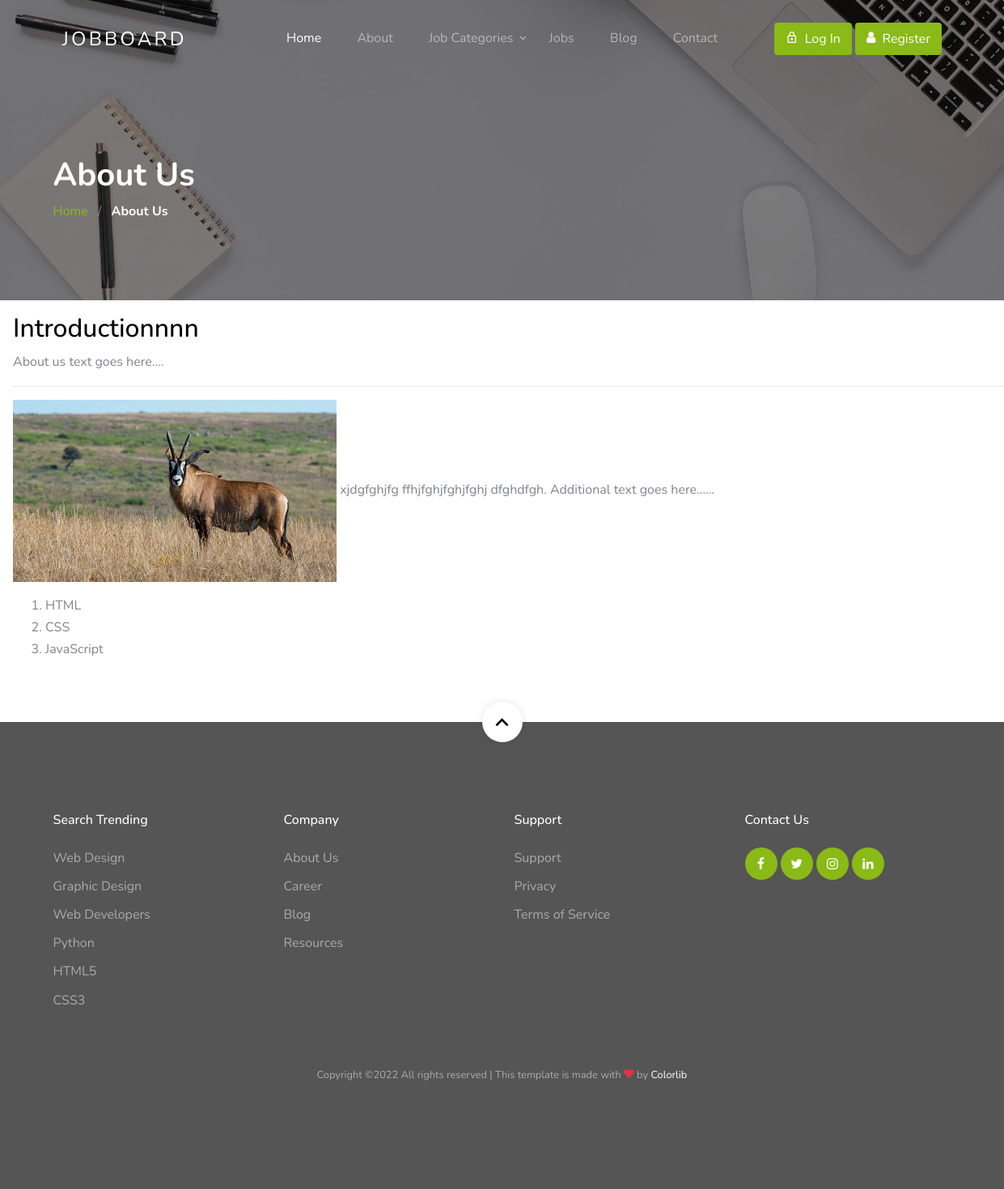
Screenshot of /info/about with the database file from the repository.
### information/models.py (models this page shows, shortened)
class Information(models.Model):
    title = models.CharField(max_length=255)
    section = models.ForeignKey(Section, on_delete=models.CASCADE, default=1)
    details = RichTextUploadingField()
    status = models.BooleanField(default=True)

### information/views.py (the view)
# urls.py: path('about', views.show_about, name='about'),
def show_about(request):
    information = Information.objects.filter(section__title='About')
    return render(request, 'about.html', {'information': information})

### jobs/context_processors.py (called while the page is built)
def get_categories(request):
    categories = Category.objects.all()
    return {'categories': categories, 'MEDIA_URL': MEDIA_URL}

### templates/about.html
{% extends 'base.html' %}
{% load static %}
{% block content %}
<section class="section-hero overlay inner-page bg-image"
         style="background-image: url('{% static 'theme/images/hero_1.jpg' %}');"
         id="home-section">
    <div class="container">
        <div class="row">
            <div class="col-md-7">
                <h1 class="text-white font-weight-bold">About Us</h1>
                <div class="custom-breadcrumbs">
                    <a href="#">Home</a> <span class="mx-2 slash">/</span>
                    <span class="text-white"><strong>About Us</strong></span>
                </div>
            </div>
        </div>
    </div>
</section>
<section class="row">
    {% for i in information %}
        <div class="col-12 m-3">
            <h2>{{ i.title }}</h2>
            {{ i.details|safe }}
        </div>
    {% endfor %}
</section>
{% endblock %}

### static/theme/css/style.css (style rules this page uses)
body { font-weight: 400; font-size: 1rem; line-height: 1.7; position: relative; }
body:after { content: ""; position: absolute; top: 0; left: 0; right: 0; bottom: 0; background: rgba(0, 0, 0, 0.7); z-index: 100; opacity: 0; visibility: hidden; -webkit-transition: .3s all ease; -o-transition: .3s all ease; transition: .3s all ease; }
h1, h2, h3, h4 { color: #000; }
.bg-image { background-size: cover; background-position: center center; background-repeat: no-repeat; }
.custom-breadcrumbs a { color: #89ba16; }
.custom-breadcrumbs .slash { color: rgba(255, 255, 255, 0.4); }
.section-hero, .section-hero > .container > .row { height: 100vh; min-height: 900px; }
.section-hero.inner-page, .section-hero.inner-page > .container > .row { height: auto; min-height: auto; padding-top: 6em; padding-bottom: 3em; }
.section-hero.overlay, .section-hero.overlay-2 { position: relative; }
.section-hero.overlay:before, .section-hero.overlay-2:before { z-index: 1; position: absolute; content: ""; top: 0; left: 0; right: 0; bottom: 0; background: rgba(0, 0, 0, 0.5); }
.section-hero > .container { z-index: 2; position: relative; }

### rows the page displays
Information: title "Introductionnnn", details "About us text goes here.... xjdgfghjfg ffhjfghjfghjfghj dfghdfgh. Additional text goes here...... HTML CSS JavaScript", details (picture)
